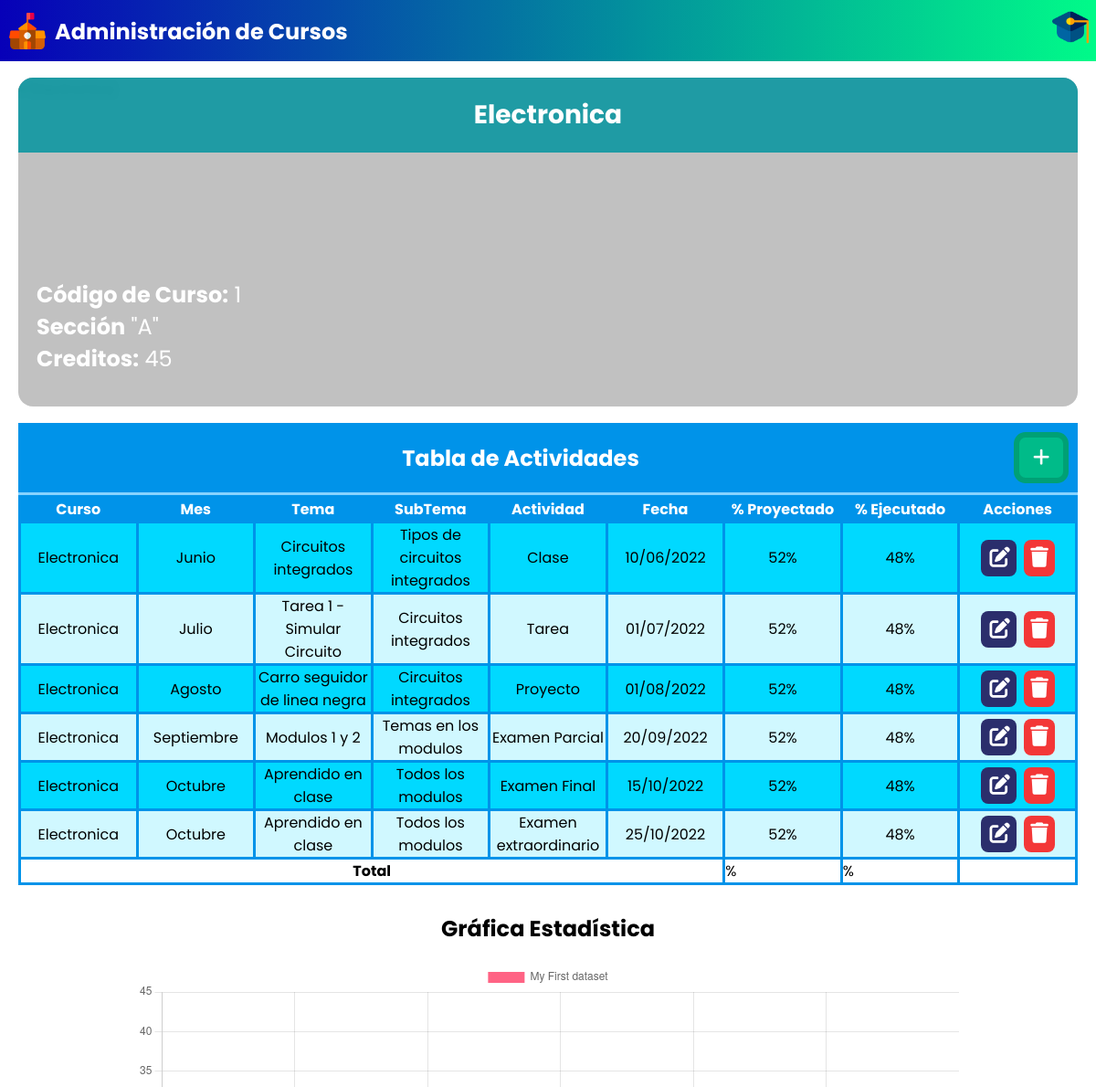
/?p=detalle-curso&idCurso=1 (upper part), run on an earlier commit of the app's database.
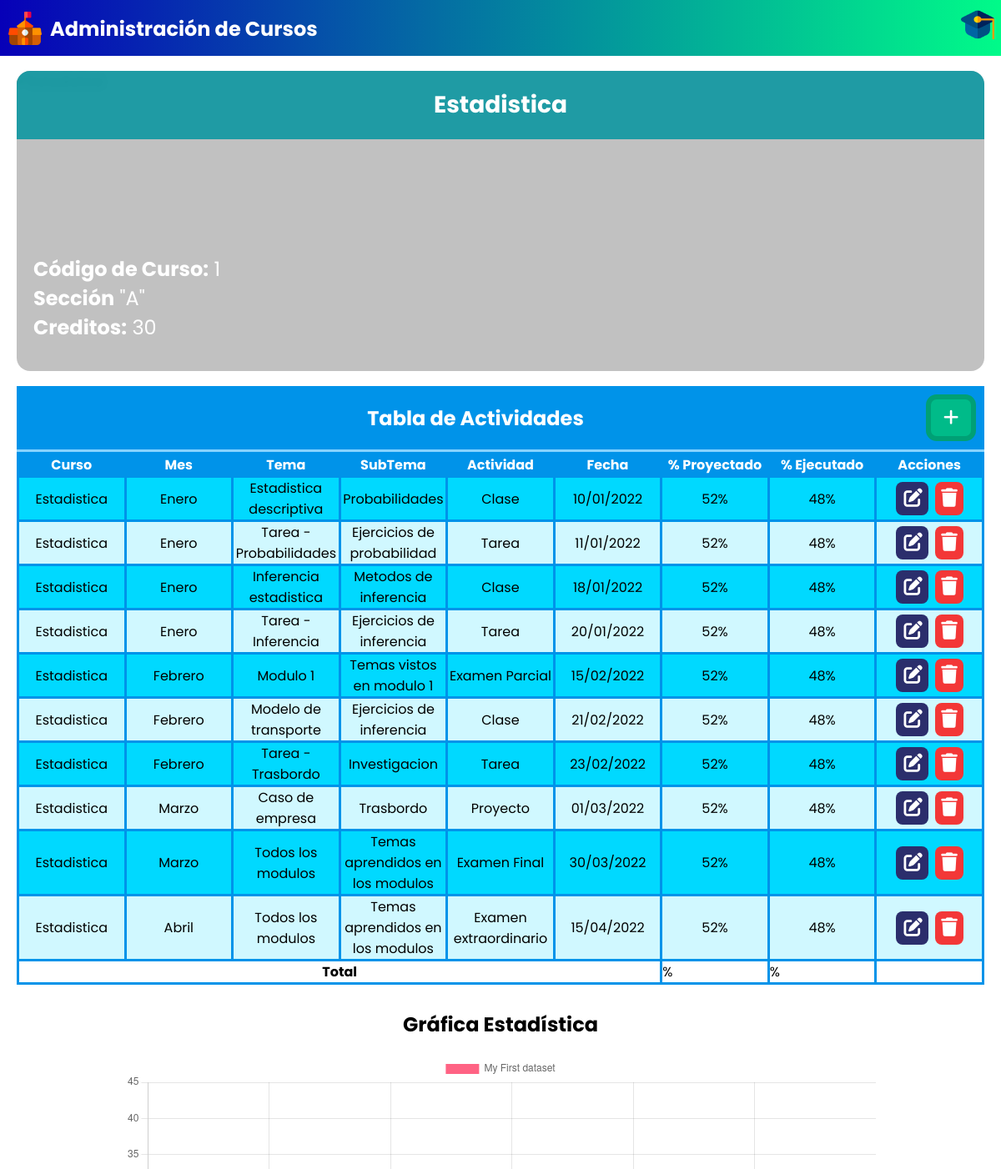
And on a later commit of the database.
### tables this page shows
CREATE TABLE `curso` (
  `id_curso` int(11) NOT NULL,
  `nombre` varchar(75) DEFAULT NULL,
  `creditos` int(11) DEFAULT NULL,
  `seccion` char(1) DEFAULT NULL,
  `imagen` varchar(255) NOT NULL
);

CREATE TABLE `actividad` (
  `id_actividad` int(11) NOT NULL,
  `tema` varchar(100) DEFAULT NULL,
  `subtema` varchar(100) DEFAULT NULL,
  `descripcion` varchar(500) DEFAULT NULL,
  `punteo` float DEFAULT NULL,
  `completado` int(11) DEFAULT NULL,
  `fecha_inicio` date DEFAULT NULL,
  `fecha_entrega` date DEFAULT NULL,
  `fecha_disponible` date DEFAULT NULL,
  `id_curso` int(11) DEFAULT NULL,
  `id_tipo_actividad` int(11) DEFAULT NULL
);

CREATE TABLE `tipo_actividad` (
  `id_tipo_actividad` int(11) NOT NULL,
  `nombre_tipo` varchar(75) DEFAULT NULL
);

### configs/funciones.php (called while the page is built, shortened)
<?php
    function obtenerMes($fecha) {
        $meses = ['Enero','Febrero','Marzo','Abril','Mayo','Junio','Julio','Agosto','Septiembre','Octubre','Noviembre','Diciembre'];
        $subFecha = explode("-",$fecha);
        $numeroMes = (int)$subFecha[1];
        $mes = $meses[$numeroMes-1];
        return $mes;
    }
    function fechaEs($fecha){
		$e = explode("-",$fecha);
		$year = $e[0];
		$month = $e[1];
		$day = $e[2];
		return $day."/".$month."/".$year;
	}
    ?>

### modulos/detalle-curso.php (the view, shortened to what the changed rows need)
<?php
    $link = conectarBD();
    $query = "SELECT * FROM curso WHERE id_curso = $idCurso";
    $q = mysqli_query($link, $query);
    $rc = mysqli_fetch_array($q);
    $query2 = "SELECT * FROM actividad WHERE id_curso = $idCurso";
    $q2 = mysqli_query($link, $query2);
?>
<!DOCTYPE html>
<html lang="en">
<head>
</head>
<body>
    <div class="detalle-curso-container">
        <div class="descripcion-curso">
            <div class="titulo-curso-detalle" id="titulo-curso-detalle">
                <h3><?= $rc['nombre'] ?></h3>
            </div>
            <div class="descripcion-curso-caption">
                <div class="id-curso">
                    <b>Código de Curso:</b> <?= $rc['id_curso'] ?>
                </div>
                <div class="seccion-curso">
                    <b>Sección</b> "<?= $rc['seccion'] ?>"
                </div>
                <div class="creditos-curso">
                    <b>Creditos:</b> <?= $rc['creditos'] ?>
                </div>
            </div>
            <div class="fondo-obscuro-desc-curso"></div>
            <div class="fondo-descripcion-curso" id="fondo-descripcion-curso">
            </div>
        </div>
        <div class="container-tabla-actividades-curso">
            <table class="tabla-actividades-curso">
                <div class="header-tabla-actividades">
                    <div class="titulo-tabla-actividades"><b>Tabla de Actividades</b></div>
                    <button class="agregar-actividad-btn">
                        <i class="fas fa-plus"></i>
                    </button>
                </div>
                <thead>
                    <tr>
                        <th>Curso</th>
                        <th>Mes</th>
                        <th>Tema</th>
                        <th>SubTema</th>
                        <th>Actividad</th>
                        <th>Fecha</th>
                        <th>% Proyectado</th>
                        <th>% Ejecutado</th>
                        <th>Acciones</th>
                    </tr>
                </thead>
                <tbody>
                    <?php
                        while($ra = mysqli_fetch_array($q2)) {
                            $query3 = "SELECT * FROM tipo_actividad WHERE id_tipo_actividad = ".$ra['id_tipo_actividad'];
                            $q3 = mysqli_query($link, $query3);
                            $rta = mysqli_fetch_array($q3);
                            $mes = obtenerMes($ra['fecha_inicio']);
                            $fecha = fechaEs($ra['fecha_inicio']);
                    ?>
                        <tr>
                            <td><?= $rc['nombre'] ?></td>
                            <td><?= $mes ?></td>
                            <td><?= $ra['tema'] ?></td>
                            <td><?= $ra['subtema'] ?></td>
                            <td><?= $rta['nombre_tipo'] ?></td>
                            <td><?= $fecha ?></td>
                            <td>52%</td>
                            <td>48%</td>
                            <td>
                                <div class="acciones-btn-actividades">
                                    <button class="edit-activity-btn" alt="Editar Actividad">
                                        <i class="fas fa-edit"></i>
                                    </button>
                                    <button class="delete-activity-btn" alt="Eliminar Actividad">
                                        <i class="fas fa-trash"></i>
                                    </button>
                                </div>
                            </td>
                        </tr>
                    <?php
                        }
                    ?>
                </tbody>
                <tfoot>
                    <tr>
                        <th scope="row" colspan="6">Total</th>
                        <td>%</td>
                        <td>%</td>
                    </tr>
                </tfoot>
            </table>
        </div>
        <h2 class="titulo-grafica">Gráfica Estadística</h2>
        <div class="container-grafica">
            <div class="grafico-interno">
                <canvas id="myChart"></canvas>
            </div>
        </div>
    </div>
    <script>
        const labels = [
            'January',
            'February',
            'March',
            'April',
            'May',
            'June',
        ];
        const data = {
            labels: labels,
            datasets: [{
            label: 'My First dataset',
            backgroundColor: 'rgb(255, 99, 132)',
            borderColor: 'rgb(255, 99, 132)',
            data: [0, 10, 5, 2, 20, 30, 45],
            }]
        };
        const config = {
            type: 'bar',
            data: data,
            options: {}
        };
        const myChart = new Chart(
            document.getElementById('myChart'),
            config
        );
    </script>
</body>
</html>

What changed in the data, as far as the page shows it:
no longer on this page (row edited): actividad: id_curso.nombre "Electronica", fecha_inicio "Junio", tema "Circuitos integrados", subtema "Tipos de circuitos integrados", id_tipo_actividad.nombre_tipo "Clase", fecha_inicio "10/06/2022"
no longer on this page (row edited): actividad: id_curso.nombre "Electronica", fecha_inicio "Julio", tema "Tarea 1 - Simular Circuito", subtema "Circuitos integrados", id_tipo_actividad.nombre_tipo "Tarea", fecha_inicio "01/07/2022"
no longer on this page (row edited): actividad: id_curso.nombre "Electronica", fecha_inicio "Agosto", tema "Carro seguidor de linea negra", subtema "Circuitos integrados", id_tipo_actividad.nombre_tipo "Proyecto", fecha_inicio "01/08/2022"
no longer on this page (row edited): actividad: id_curso.nombre "Electronica", fecha_inicio "Septiembre", tema "Modulos 1 y 2", subtema "Temas en los modulos", id_tipo_actividad.nombre_tipo "Examen Parcial", fecha_inicio "20/09/2022"
no longer on this page (row edited): actividad: id_curso.nombre "Electronica", fecha_inicio "Octubre", tema "Aprendido en clase", subtema "Todos los modulos", id_tipo_actividad.nombre_tipo "Examen Final", fecha_inicio "15/10/2022"
no longer on this page (row edited): actividad: id_curso.nombre "Electronica", fecha_inicio "Octubre", tema "Aprendido en clase", subtema "Todos los modulos", id_tipo_actividad.nombre_tipo "Examen extraordinario", fecha_inicio "25/10/2022"
changed curso id 1: nombre "Electronica" → "Estadistica"; creditos "45" → "30"
now on this page (row edited): actividad: id_curso.nombre "Estadistica", fecha_inicio "Enero", tema "Estadistica descriptiva", subtema "Probabilidades", id_tipo_actividad.nombre_tipo "Clase", fecha_inicio "10/01/2022"
now on this page (row edited): actividad: id_curso.nombre "Estadistica", fecha_inicio "Enero", tema "Tarea - Probabilidades", subtema "Ejercicios de probabilidad", id_tipo_actividad.nombre_tipo "Tarea", fecha_inicio "11/01/2022"
now on this page (row edited): actividad: id_curso.nombre "Estadistica", fecha_inicio "Enero", tema "Inferencia estadistica", subtema "Metodos de inferencia", id_tipo_actividad.nombre_tipo "Clase", fecha_inicio "18/01/2022"
now on this page (row edited): actividad: id_curso.nombre "Estadistica", fecha_inicio "Enero", tema "Tarea - Inferencia", subtema "Ejercicios de inferencia", id_tipo_actividad.nombre_tipo "Tarea", fecha_inicio "20/01/2022"
now on this page (row edited): actividad: id_curso.nombre "Estadistica", fecha_inicio "Febrero", tema "Modulo 1", subtema "Temas vistos en modulo 1", id_tipo_actividad.nombre_tipo "Examen Parcial", fecha_inicio "15/02/2022"
now on this page (row edited): actividad: id_curso.nombre "Estadistica", fecha_inicio "Febrero", tema "Modelo de transporte", subtema "Ejercicios de inferencia", id_tipo_actividad.nombre_tipo "Clase", fecha_inicio "21/02/2022"
now on this page (row edited): actividad: id_curso.nombre "Estadistica", fecha_inicio "Febrero", tema "Tarea - Trasbordo", subtema "Investigacion", id_tipo_actividad.nombre_tipo "Tarea", fecha_inicio "23/02/2022"
now on this page (row edited): actividad: id_curso.nombre "Estadistica", fecha_inicio "Marzo", tema "Caso de empresa", subtema "Trasbordo", id_tipo_actividad.nombre_tipo "Proyecto", fecha_inicio "01/03/2022"
now on this page (row edited): actividad: id_curso.nombre "Estadistica", fecha_inicio "Marzo", tema "Todos los modulos", subtema "Temas aprendidos en los modulos", id_tipo_actividad.nombre_tipo "Examen Final", fecha_inicio "30/03/2022"
now on this page (row edited): actividad: id_curso.nombre "Estadistica", fecha_inicio "Abril", tema "Todos los modulos", subtema "Temas aprendidos en los modulos", id_tipo_actividad.nombre_tipo "Examen extraordinario", fecha_inicio "15/04/2022"
